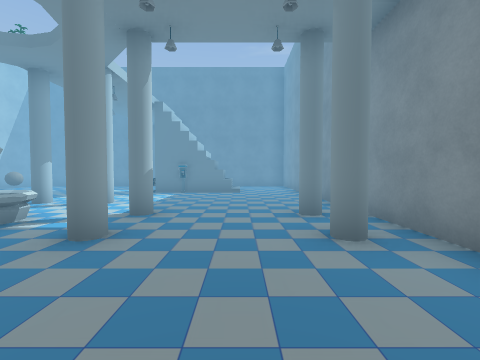
View 1 (above)

16 first-person views from a walk through a 3-D level made in the Unity game engine. The camera is 1.5 m above the floor, tilts 2° down and sees 90° across. The floor is counted in squares, 2 m on a side. Each view is taken from the middle of a square. On the plan, view 1 faces up. The plan holds only what a view shows up to about 9 squares ahead; the rest is blank. Some surface patterns are stand-ins.

View 2
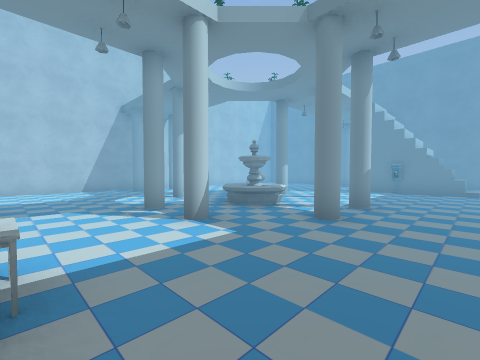

View 3
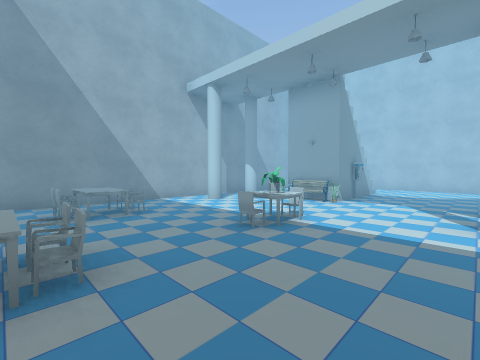

View 4
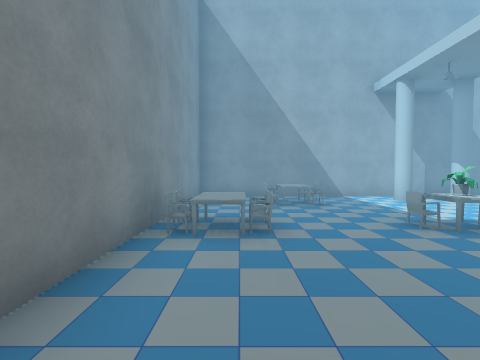

View 5
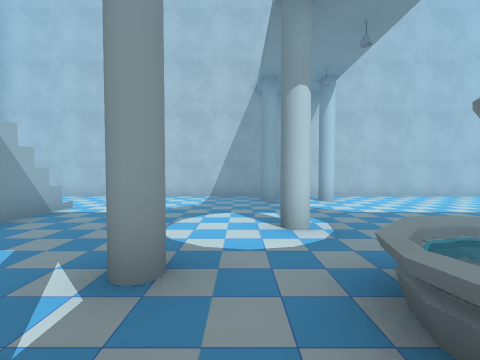

View 6
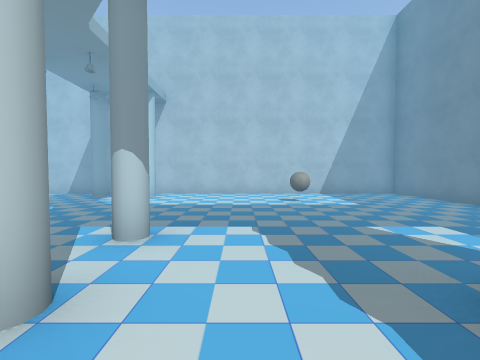

View 7
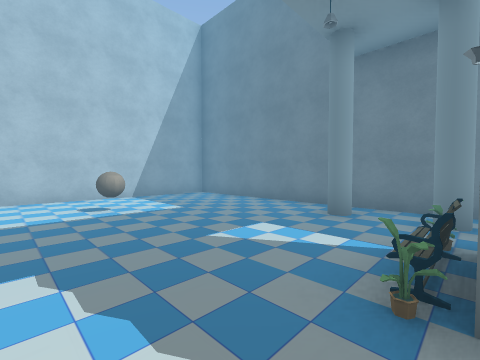

View 8
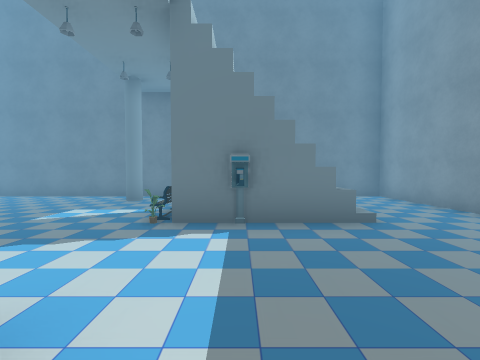

View 9
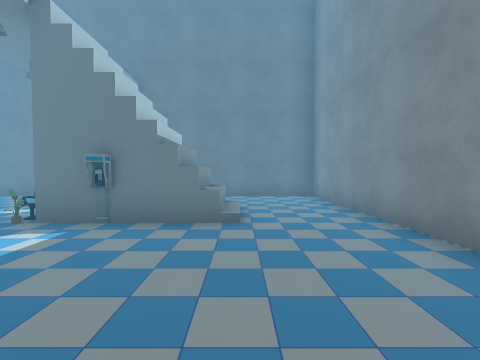

View 10
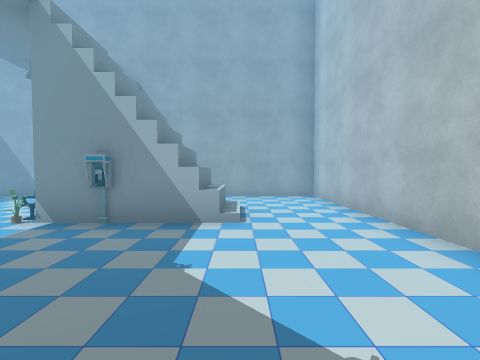

View 11
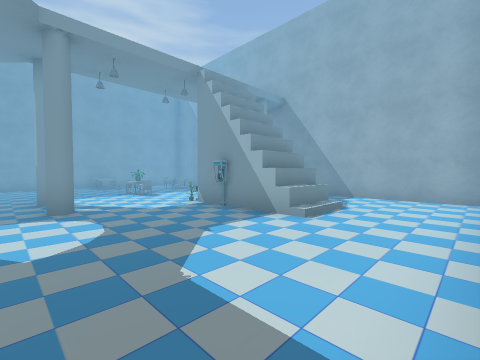

View 12
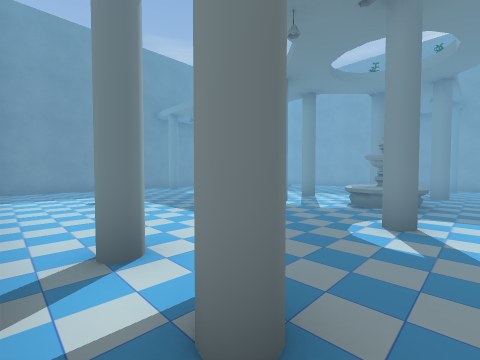

View 13
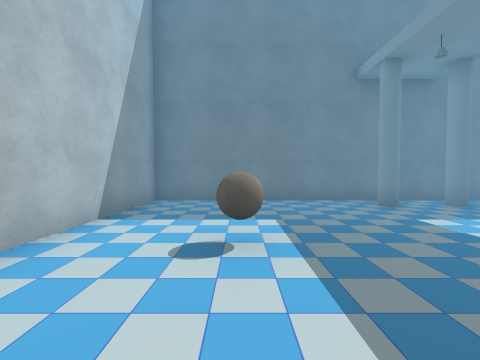

View 14
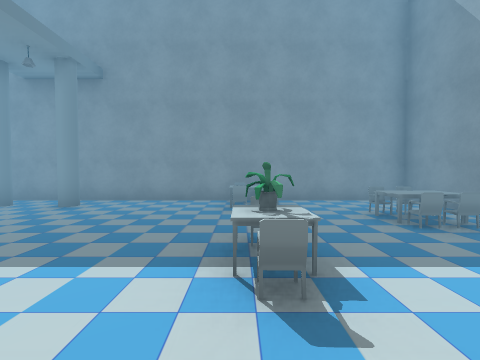

View 15
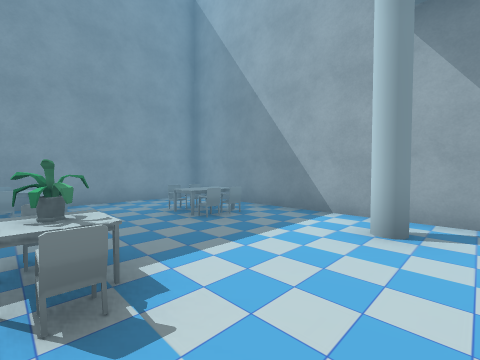

View 16
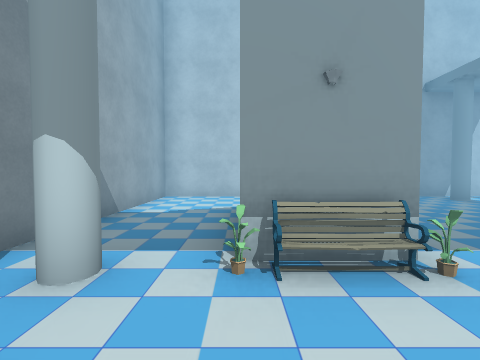

### Floor plan
Key: @ floor where view 1 was taken; # wall or solid block; x gap in a wall; . floor; / step, stairs or slope; B bench; A ball; P phone; F fountain; C chair; T table; O other object.
Columns run from 11 left of view 1 to 3 right of it. Each row starts with its distance up from view 1.
 13 ###############
 12 #......... ...#
 11 #.....#..  ...#
 10 #.......O #/..#
  9 #.......B##/..#
  8 #..A....OP....#
  7 #.............#
  6 #.....#.#.....#
  5 #.............#
  4 ###....#......#
  3 ###..#.F......#
  2 #.............#
  1 #.....#.#.....#
  0 #..........@..#
 -1 #....PO.CTC.CC#
 -2 #...##B..O..T.#
 -3 #...# O.......#
 -4 #.....x...CC..#
 -5 #.....x.x.....#
 -6 ###############

Where each view was taken, in squares from view 1:
view 1: 0 up, 0 right, facing up
view 2: 1 down, 0 right, facing up-left
view 3: 1 up, 1 right, facing down-left
view 4: 2 up, 1 right, facing down
view 5: 2 up, 3 left, facing left
view 6: 7 up, 2 left, facing left
view 7: 7 up, 3 left, facing up-left
view 8: 5 up, 2 left, facing up
view 9: 5 up, 0 right, facing up
view 10: 2 up, 8 left, facing down
view 11: 2 up, 10 left, facing down-right
view 12: 2 up, 10 left, facing up-right
view 13: 6 up, 8 left, facing up
view 14: 1 down, 4 left, facing right
view 15: 1 down, 4 left, facing down-right
view 16: 3 down, 3 left, facing left
